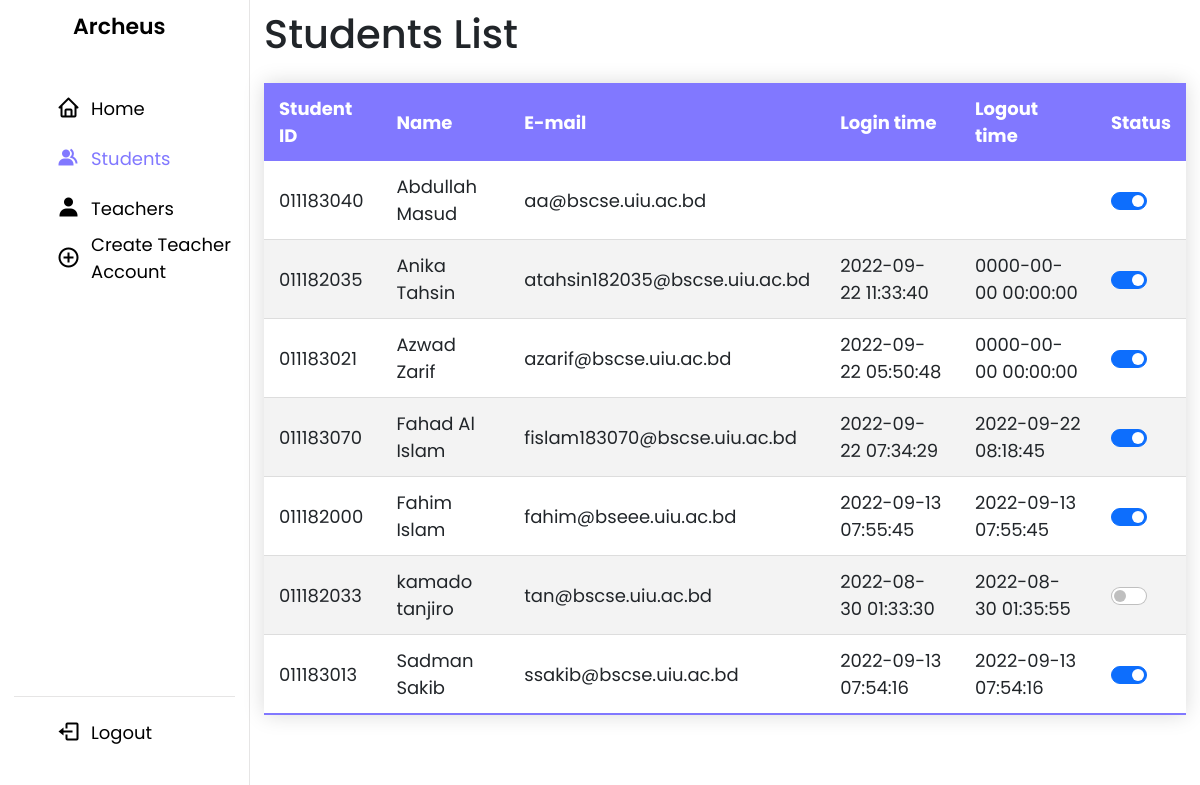
/admin_student.php (signed in), run on the app's committed database.
### tables this page shows
CREATE TABLE `student_log` (
  `stlog_id` int(11) NOT NULL,
  `st_username` varchar(255) NOT NULL,
  `st_name` varchar(255) NOT NULL,
  `stlog_login_date_time` datetime DEFAULT NULL,
  `stlog_logout_date_time` datetime DEFAULT NULL
);

CREATE TABLE `student` (
  `st_id` int(11) NOT NULL,
  `st_username` varchar(255) NOT NULL,
  `st_name` varchar(255) NOT NULL,
  `st_email` varchar(255) NOT NULL,
  `st_pass` varchar(255) NOT NULL,
  `st_dept` varchar(255) NOT NULL,
  `st_contact` varchar(255) DEFAULT NULL,
  `st_dob` date NOT NULL,
  `st_gender` varchar(255) NOT NULL,
  `profile_picture` blob DEFAULT NULL,
  `role` varchar(255) NOT NULL,
  `status` int(11) NOT NULL DEFAULT 0,
  `st_point` int(11) DEFAULT 0,
  `st_github` varchar(255) DEFAULT NULL,
  `verification_code` text NOT NULL,
  `email_verified_at` datetime DEFAULT NULL,
  `st_year` varchar(255) NOT NULL DEFAULT '1st'
);

### admin_student.php (the view, shortened to what this page needs)
<?php
 if(
    isset($_SESSION['ad_user']) && !empty($_SESSION['ad_user'])
 ){
    ?>
        <!DOCTYPE html>
        <html lang="en">
        <head>
            <link rel="stylesheet" href="admin_student.css">
            <link href='https://unpkg.com/boxicons@2.1.2/css/boxicons.min.css' rel='stylesheet'>
            <link href="https://cdn.jsdelivr.net/npm/bootstrap@5.0.2/dist/css/bootstrap.min.css" rel="stylesheet">
        </head>
        <body>
            <nav>
                <div class="logo-name">
                    <span class="logo_name">Archeus</span>
                </div>
                <div class="menu-items">
                    <ul class="nav-links">
                        <li><a href="admin_hp.php">
                                <i class='bx bx-home'></i>
                                <span class="link-name">Home</span>
                            </a></li>
                        <li><a href="admin_student.php">
                                <i class='bx bxs-group active'></i>
                                <span class="link-name active">Students</span>
                            </a></li>
                        <li><a href="admin_teacher.php">
                                <i class='bx bxs-user'></i>
                                <span class="link-name">Teachers</span>
                            </a></li>
                        <li><a href="teacher_signup.php">
                                <i class='bx bx-plus-circle'></i>
                                <span class="link-name">Create Teacher
                                    Account</span>
                            </a></li>
                    </ul>
                    <ul class="logout-mode">
                        <li><a href="#">
                                <i class='bx bx-log-out'></i>
                                <span class="link-name"
                                    onclick="window.location.href = 'admin_logoutprocess.php';">Logout</span>
                            </a></li>
                    </ul>
                </div>
            </nav>
            <section class="dashboard">
                <div class="col">
                    <h1>Students List</h1>
                </div>
                <?php
                try{
                    include "db_connect.php";
                    $sqlquery1="SELECT student.st_username, student.st_name, student.st_email, student.status,
                                        student_log.stlog_login_date_time, student_log.stlog_logout_date_time
                                FROM student
                                INNER JOIN student_log ON student.st_username = student_log.st_username
                                ORDER BY student.st_name";
                    $result1 = mysqli_query($conn, $sqlquery1);
                    ?>
                <table class="styled-table">
                    <thead>
                        <tr>
                            <th>Student ID</th>
                            <th>Name</th>
                            <th>E-mail</th>
                            <th>Login time</th>
                            <th>Logout time</th>
                            <th>Status</th>
                        </tr>
                    </thead>
                    <tbody>
                        <?php
                                while($x=mysqli_fetch_assoc($result1)){
                                    ?>
                        <tr>
                            <td><?php echo $x['st_username']; ?></td>
                            <td><?php echo $x['st_name']; ?></td>
                            <td><?php echo $x['st_email']; ?></td>
                            <td><?php echo $x['stlog_login_date_time']; ?></td>
                            <td><?php echo $x['stlog_logout_date_time']; ?></td>
                            <td>
                            <center>
                                <div class="form-check form-switch">
                                    <input type="checkbox" class="form-check-input" <?php if($x['status']=='1'){echo "checked";}?> onclick="toggleStatus(<?php echo $x['st_username']?>)" id="check" >
                                </div>
                                </center>
                            </td>
                        </tr>
                        <?php
                                }
                            ?>
                    </tbody>
                </table>
                <?php
                }catch (PDOException $ex) {
                    echo '<script>alert("Found error");window.location = "welcome.php";</script>';
                }
                ?>
            </section>
        </body>
        </html>
    <?php
}
 else{
    ?>
       <script>location.assign('welcome.php')</script>
   <?php
}
?>

### db_connect.php (shortened to what this page needs)
<html lang="en">
<head>
</head>
<body>
</body>
</html>

### admin_student.css (style rules this page uses)
* { margin: 0; padding: 0; box-sizing: border-box; font-family: 'Poppins', sans-serif; }
.styled-table { margin: 25px 0; font-size: 18px; font-family: sans-serif; width: 100%; box-shadow: 0 0 20px rgba(0, 0, 0, 0.15); }
.styled-table thead tr { background-color: #8178ff; color: #ffffff; text-align: left; }
.styled-table th, .styled-table td { padding: 12px 15px; }
.styled-table tbody tr { border-bottom: 1px solid #dddddd; }
.styled-table tbody tr:nth-of-type(even) { background-color: #f3f3f3; }
.styled-table tbody tr:last-of-type { border-bottom: 2px solid #8178ff; }
:root { --primary-color: #8178ff; --panel-color: #FFF; --text-color: #000; --black-light-color: #000; --border-color: #e6e5e5; --toggle-color: #DDD; --box1-color: #8178ff; --box2-color: #8178ff; --box3-color: #8178ff; --title-icon-color: #fff; --tran-05: all 0.5s ease; --tran-03: all 0.3s ease; --tran-03: all 0.2s ease; }
body { min-height: 100vh; background-color: var(--primary-color); }
nav { position: fixed; top: 0; left: 0; height: 100%; width: 250px; padding: 10px 14px; background-color: var(--panel-color); border-right: 1px solid var(--border-color); transition: var(--tran-05); }
nav .logo-name { display: flex; align-items: center; }
nav .logo-name .logo_name { font-size: 22px; font-weight: 600; color: var(--text-color); margin-left: 14px; transition: var(--tran-05); }
nav .menu-items { margin-top: 40px; height: calc(100% - 90px); display: flex; flex-direction: column; justify-content: space-between; }
.menu-items li { list-style: none; }
.menu-items li a { display: flex; align-items: center; height: 50px; text-decoration: none; position: relative; }
.menu-items li a i { font-size: 24px; min-width: 45px; height: 100%; display: flex; align-items: center; justify-content: center; color: var(--black-light-color); }
.menu-items li a .link-name { font-size: 18px; font-weight: 400; color: var(--black-light-color); transition: var(--tran-05); }
.active { color: #8178ff!important; }
.menu-items .logout-mode { padding-top: 10px; border-top: 1px solid var(--border-color); }
.dashboard { position: relative; left: 250px; background-color: var(--panel-color); min-height: 100vh; width: calc(100% - 250px); padding: 10px 14px; transition: var(--tran-05); }

### data on the page
student_log: student.st_username "011183040", student.st_name "Abdullah Masud", student.st_email "aa@bscse.uiu.ac.bd"
student: status "☑"
student_log: student.st_username "011182035", student.st_name "Anika Tahsin", student.st_email "atahsin182035@bscse.uiu.ac.bd", stlog_login_date_time "2022-09-22 11:33:40", stlog_logout_date_time "0000-00-00 00:00:00"
student: status "☑"
student_log: student.st_username "011183021", student.st_name "Azwad Zarif", student.st_email "azarif@bscse.uiu.ac.bd", stlog_login_date_time "2022-09-22 05:50:48", stlog_logout_date_time "0000-00-00 00:00:00"
student: status "☑"
student_log: student.st_username "011183070", student.st_name "Fahad Al Islam", student.st_email "fislam183070@bscse.uiu.ac.bd", stlog_login_date_time "2022-09-22 07:34:29", stlog_logout_date_time "2022-09-22 08:18:45"
student: status "☑"
student_log: student.st_username "011182000", student.st_name "Fahim Islam", student.st_email "fahim@bseee.uiu.ac.bd", stlog_login_date_time "2022-09-13 07:55:45", stlog_logout_date_time "2022-09-13 07:55:45"
student: status "☑"
student_log: student.st_username "011182033", student.st_name "kamado tanjiro", student.st_email "tan@bscse.uiu.ac.bd", stlog_login_date_time "2022-08-30 01:33:30", stlog_logout_date_time "2022-08-30 01:35:55"
student_log: student.st_username "011183013", student.st_name "Sadman Sakib", student.st_email "ssakib@bscse.uiu.ac.bd", stlog_login_date_time "2022-09-13 07:54:16", stlog_logout_date_time "2022-09-13 07:54:16"
student: status "☑"
